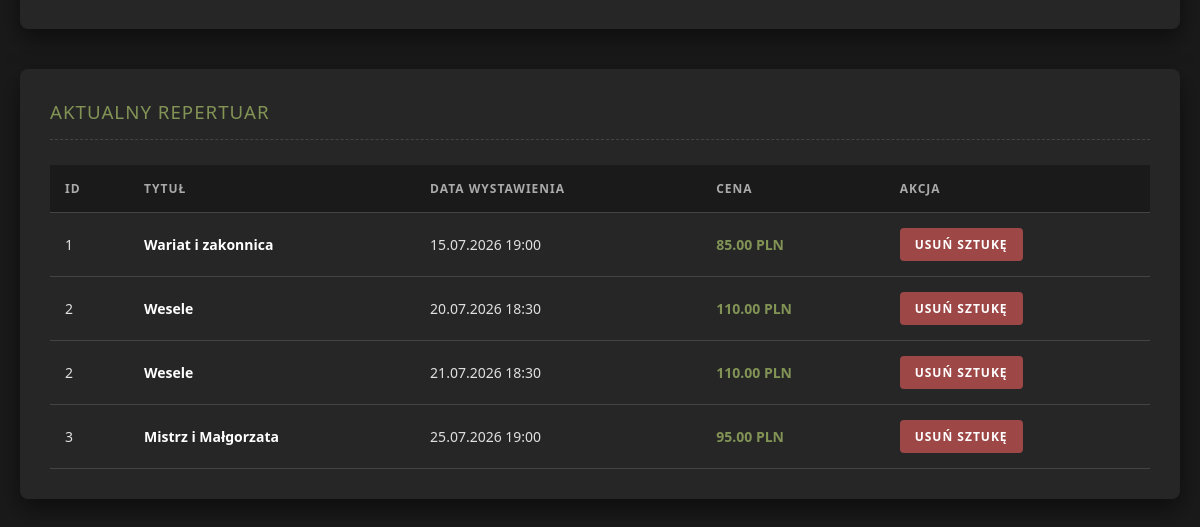
Before: /admin.php (signed in, lower part) with the older database file.
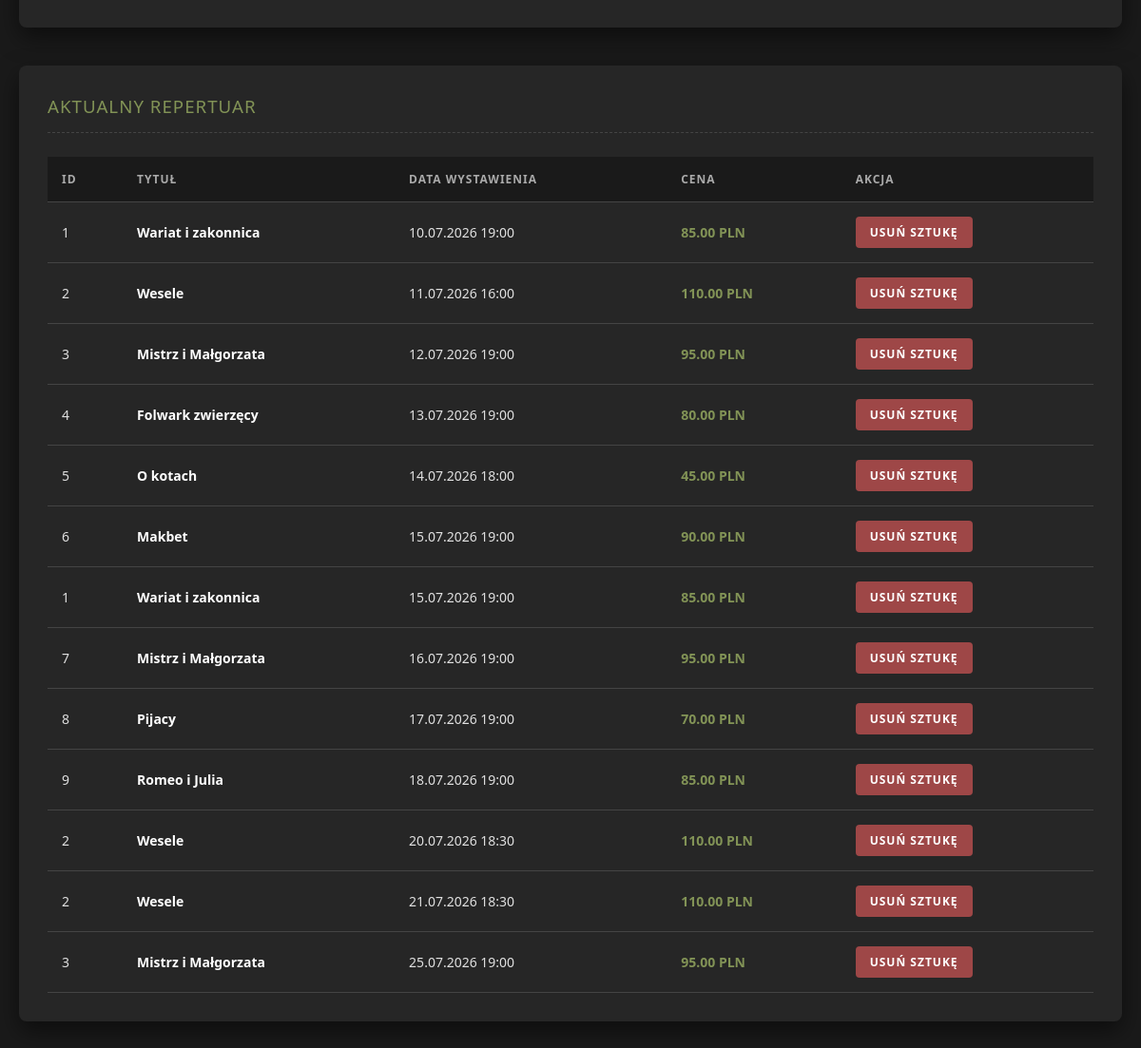
After: the same page with the newer database file.
### tables this page shows
CREATE TABLE `terminy` (
  `id` int(11) NOT NULL,
  `spektakl_id` int(11) NOT NULL,
  `data_wystawienia` datetime NOT NULL
);

CREATE TABLE `spektakle` (
  `id` int(11) NOT NULL,
  `tytul` varchar(255) NOT NULL,
  `opis` text DEFAULT NULL,
  `cena` decimal(10,2) NOT NULL,
  `plakat` varchar(255) DEFAULT 'zdjecia/domyslny_plakat.jpg'
);

### admin.php (the view, shortened to what this page needs)
<?php
require_once 'database.php';
$spektakle = $pdo->query("SELECT s.*, t.data_wystawienia FROM Spektakle s JOIN Terminy t ON s.id = t.spektakl_id ORDER BY t.data_wystawienia ASC")->fetchAll(PDO::FETCH_ASSOC);
?>
<!DOCTYPE html>
<html lang="pl">
<head>
</head>
<body>
    <div class="container">
        <div class="panel">
        </div>
        <div class="panel">
            <h3>Aktualny Repertuar</h3>
            <?php if (empty($spektakle)): ?>
                <p class="brak-danych">Baza spektakli jest pusta.</p>
            <?php else: ?>
                <div style="overflow-x: auto;">
                    <table>
                        <tr>
                            <th>ID</th>
                            <th>Tytuł</th>
                            <th>Data wystawienia</th>
                            <th>Cena</th>
                            <th>Akcja</th>
                        </tr>
                        <?php foreach ($spektakle as $s): ?>
                            <tr>
                                <td><?= $s['id'] ?></td>
                                <td><strong><?= htmlspecialchars($s['tytul']) ?></strong></td>
                                <td><?= date('d.m.Y H:i', strtotime($s['data_wystawienia'])) ?></td>
                                <td style="color: #829356; font-weight: bold;"><?= $s['cena'] ?> PLN</td>
                                <td>
                                    <a href="admin.php?usun_spektakl=<?= $s['id'] ?>" class="btn-usun" onclick="return confirm('UWAGA: Usunięcie sztuki sprawi, że zniknie ona ze strony, a wszystkie kupione na nią bilety zostaną bezpowrotnie usunięte z bazy! Kontynuować?');">Usuń sztukę</a>
                                </td>
                            </tr>
                        <?php endforeach; ?>
                    </table>
                </div>
            <?php endif; ?>
        </div>
    </div>
</body>
</html>

Changed rows visible on the page:
added terminy: spektakl "1", spektakl.tytul "Wariat i zakonnica", data_wystawienia "10.07.2026 19:00", spektakl.cena "85.00"
added terminy: spektakl "2", spektakl.tytul "Wesele", data_wystawienia "11.07.2026 16:00", spektakl.cena "110.00"
added terminy: spektakl "3", spektakl.tytul "Mistrz i Małgorzata", data_wystawienia "12.07.2026 19:00", spektakl.cena "95.00"
added terminy: spektakl "4", spektakl.tytul "Folwark zwierzęcy", data_wystawienia "13.07.2026 19:00", spektakl.cena "80.00"
added terminy: spektakl "5", spektakl.tytul "O kotach", data_wystawienia "14.07.2026 18:00", spektakl.cena "45.00"
added terminy: spektakl "6", spektakl.tytul "Makbet", data_wystawienia "15.07.2026 19:00", spektakl.cena "90.00"
added terminy: spektakl "7", spektakl.tytul "Mistrz i Małgorzata", data_wystawienia "16.07.2026 19:00", spektakl.cena "95.00"
added terminy: spektakl "8", spektakl.tytul "Pijacy", data_wystawienia "17.07.2026 19:00", spektakl.cena "70.00"
added terminy: spektakl "9", spektakl.tytul "Romeo i Julia", data_wystawienia "18.07.2026 19:00", spektakl.cena "85.00"
